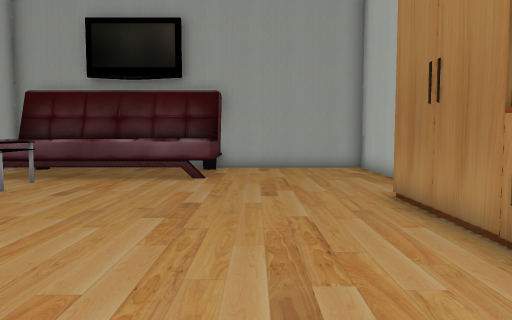
view 1 (above)

14 first-person views from a walk through a 3-D level made in the Unity game engine. The camera is 1.4 m above the floor, tilts 4° down and sees 70° across. The floor is counted in squares, 1 m on a side. Each view is taken from the middle of a square. On the plan, view 1 faces up. The plan holds only what a view shows up to about 16 squares ahead; the rest is blank. Some surface patterns are stand-ins.

view 2
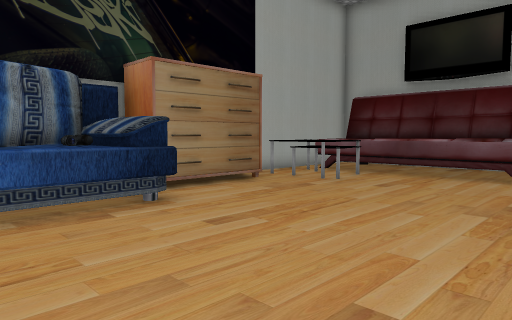

view 3
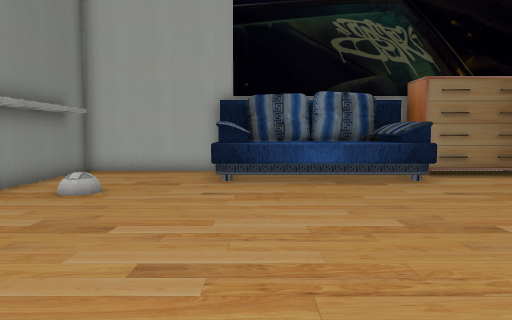

view 4
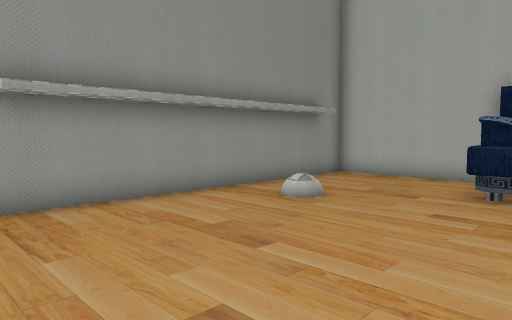

view 5
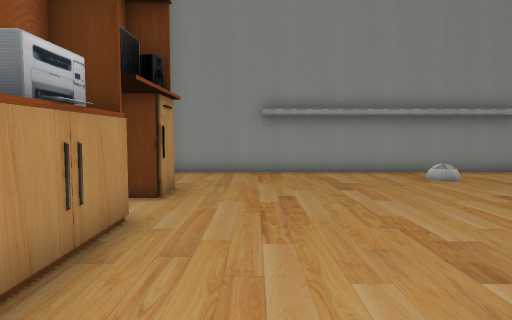

view 6
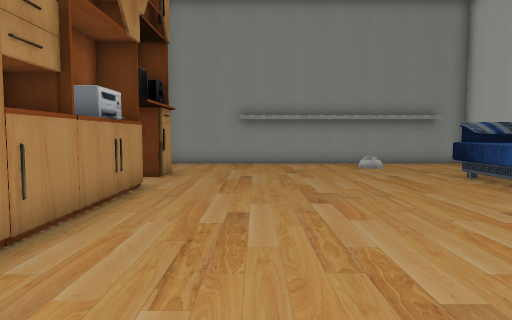

view 7
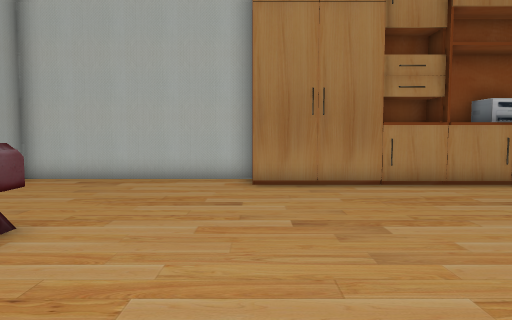

view 8
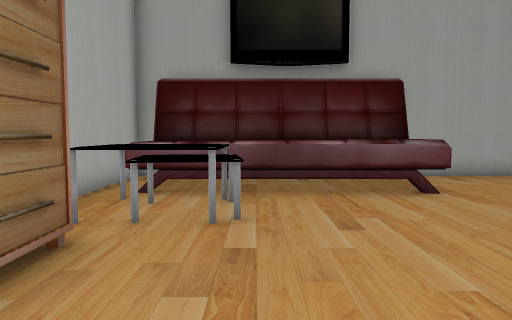

view 9
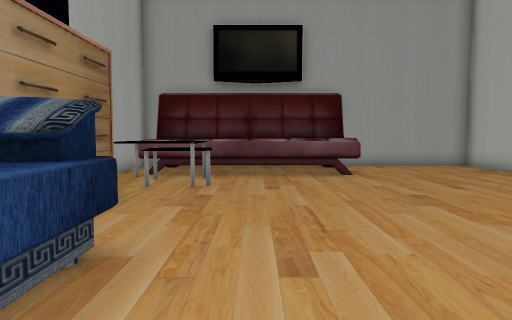

view 10
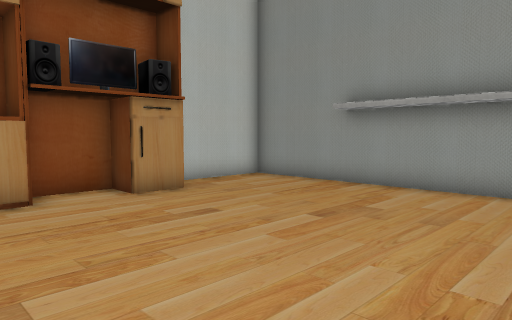

view 11
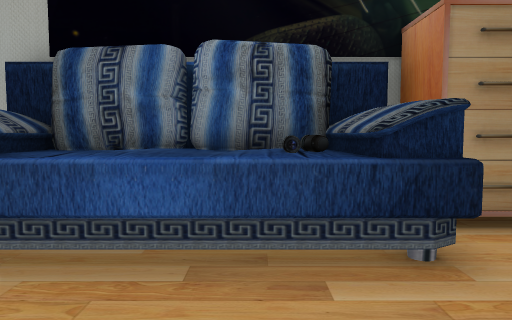

view 12
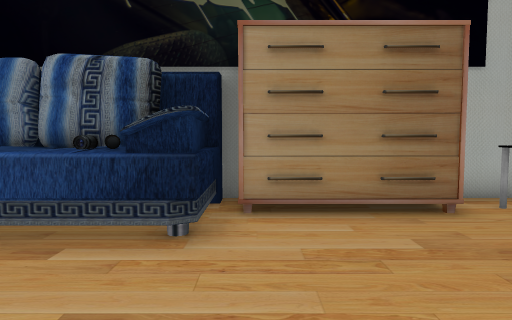

view 13
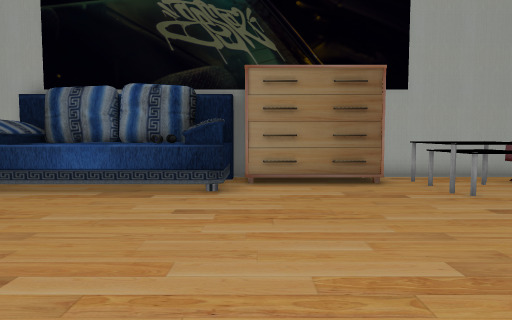

view 14
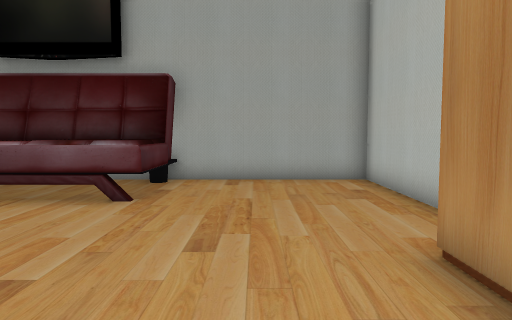

### Floor plan
Key: @ floor where view 1 was taken; # wall or solid block; . main floor; : floor 0.25 m higher than the main floor; O other object.
Columns run from 10 left of view 1 to 5 right of it. Each row starts with its distance up from view 1.
 16          #######
 15 #O     OO......#
 14 #OOOOOOOO......#
 13 #OO OOOOO......#
 12 #OOOOOOOO......#
 11 #O O...........#
 10 #  O...........#
  9 #OOOO..........#
  8 #............###
  7  :...........#O
  6  :...........#O
  5  :...........#O
  4 #O...........OO
  3 #OOO.........OO
  2  OOO.........OO
  1  OOO.........OO
  0  OOO......@..OO
 -1  OOO.........OO
 -2  OOO...........#
 -3 #OOO.........OO
 -4 #............OO
 -5 #..............#
 -6 #....O.........#
 -7 #..............#
 -8 #..............#
 -9 ################

Positions as (right, up) in squares from view 1, and headings:
1: (0, 0), facing up
2: (0, -1), facing up-left
3: (4, -2), facing left
4: (2, -1), facing down-left
5: (1, 5), facing down
6: (0, 9), facing down
7: (-7, 8), facing right
8: (-6, 3), facing up
9: (-5, -1), facing up
10: (-5, 1), facing down-right
11: (-3, 1), facing left
12: (-2, 4), facing left
13: (2, 4), facing left
14: (1, 4), facing up
